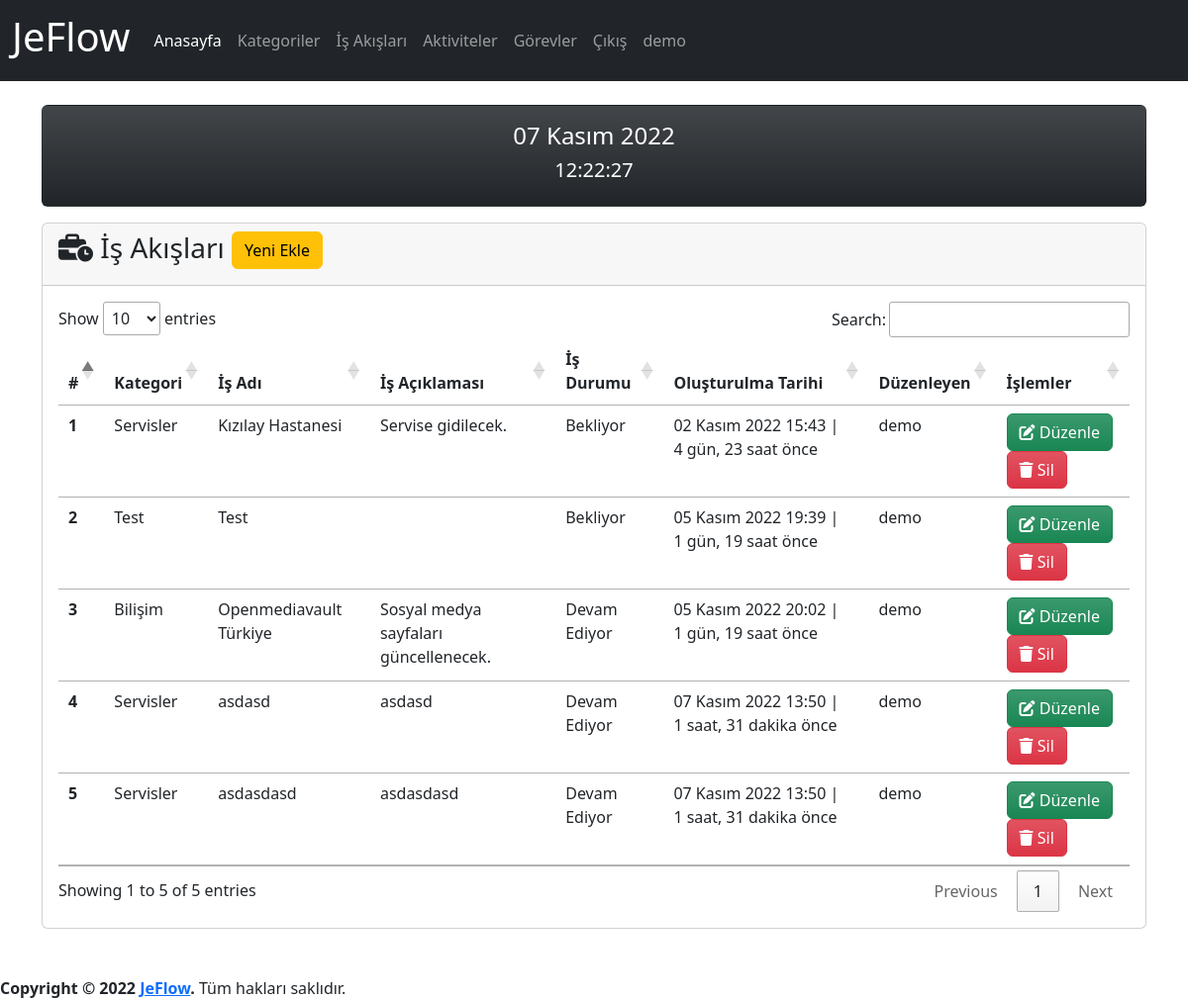
Page /process/ (signed in) on the committed database.
### app/models.py (models this page shows, shortened)
class Process(models.Model):
    category=models.ForeignKey(Category,on_delete=models.CASCADE,verbose_name='Kategori')
    name=models.CharField(max_length=500,verbose_name='İş Akış Adı')
    description=models.TextField(verbose_name='İş Akış Açıklaması', blank=True, null=True)
    state=models.ForeignKey(State, on_delete=models.SET_NULL,verbose_name='Durum', blank=True, null=True)
    created_date=models.DateTimeField(auto_now_add=True, verbose_name='Oluşturulma Tarihi')
    user=models.ForeignKey(User,on_delete=models.CASCADE,verbose_name='Kullanıcı', blank=True, null=True)
    class Meta:
        verbose_name='İş Akışı'
        verbose_name_plural='İş Akışları'

class Category(models.Model):
    name=models.CharField(max_length=500,verbose_name='Kategori Adı')
    description=models.TextField(verbose_name='Kategori Açıklaması', blank=True, null=True)
    created_date=models.DateTimeField(auto_now_add=True, verbose_name='Oluşturulma Tarihi')
    user=models.ForeignKey(User,on_delete=models.CASCADE,verbose_name='Kullanıcı', blank=True, null=True)
    def __str__(self):
        return self.name # + ' - ' + self.created_date.strftime("%d.%m.%Y, %H:%M:%S")
    class Meta:
        verbose_name='Kategori'
        verbose_name_plural="Kategoriler"

class State(models.Model):
    name=models.CharField(max_length=100,verbose_name='Durum')
    def __str__(self):
        return self.name
    class Meta:
        verbose_name='Durum'
        verbose_name_plural='Durumlar'

### app/views.py (the view, shortened to what this page needs)
# urls.py: path('process/', views.process, name='process'),
@login_required(login_url='/user/login/')
def process(request):
    process_form=ProcessForm()
    processes = Process.objects.order_by('created_date')
    context = {
        'process_form':process_form,
        'processes': processes
    }
    return render(request, 'app/process.html', context)

### app/forms.py
class ProcessForm(forms.ModelForm):
    class Meta:
        model=Process
        fields=('category','name','description','state')

### templates/app/process.html (shortened to what this page needs)
{% extends 'layout.html' %}
{% load humanize %}
{% block content %}
{% load crispy_forms_tags %}
<div class="row mt-3">
    <div class="col-md-12">
        <div class="card">
            <div class="card-header">
                <h3 class="card-title">
                    <i class="fa-solid fa-business-time"></i>
                    İş Akışları
                    <button type="button" class="btn btn-warning" data-bs-toggle="modal" data-bs-target="#exampleModal">
                        Yeni Ekle
                    </button>
                </h3>
            </div>
            <div class="card-body">
                {% if processes %}
                <table id="process" class="table table-hover">
                    <thead>
                        <tr>
                            <th scope="col">#</th>
                            <th scope="col">Kategori</th>
                            <th scope="col">İş Adı</th>
                            <th scope="col">İş Açıklaması</th>
                            <th scope="col">İş Durumu</th>
                            <th scope="col">Oluşturulma Tarihi</th>
                            <th scope="col">Düzenleyen</th>
                            <th scope="col">İşlemler</th>
                        </tr>
                    </thead>
                    <tbody>
                        {% for process in processes %}
                        <tr>
                            <th scope="row">{{ process.id }}</th>
                            <td>{{ process.category }}</td>
                            <td>{{ process.name }}</td>
                            <td>{{ process.description }}</td>
                            <td>
                                {% if process.state is not None %}
                                {{ process.state }}
                                {% else %}
                                -
                                {% endif %}
                            </td>
                            <td>{{ process.created_date }} | {{ process.created_date | timesince}} önce</td>
                            <td>{{ process.user }}</td>
                            <td>
                                <a class="btn btn-success bg-gradient" href="{% url 'process_update' process.id %}">
                                    <i class="fa-solid fa-pen-to-square"></i>
                                    Düzenle
                                </a>
                                <a class="btn btn-danger bg-gradient" href="{% url 'process_delete' process.id %}">
                                    <i class="fa-solid fa-trash"></i>
                                    Sil
                                </a>
                            </td>
                        </tr>
                        {% endfor %}
                    </tbody>
                </table>
                {% else %}
                <div class="alert alert-warning">
                    <p>İş Akışı bulunamadı.</p>
                </div>
                {% endif %}
            </div>
        </div>
    </div>
</div>
{% endblock %}

### templates/layout.html (shortened to what this page needs)
{% load static %}
<!doctype html>
<html lang="tr">
<head>
  <link href="https://cdn.jsdelivr.net/npm/bootstrap@5.2.2/dist/css/bootstrap.min.css" rel="stylesheet"
>
  <link rel="stylesheet" type="text/css" href="https://cdn.datatables.net/1.12.1/css/jquery.dataTables.css">
</head>
<body>
  <header>
    <nav class="navbar navbar-expand-lg navbar-dark bg-dark">
      <div class="container-fluid">
        <a class="navbar-brand" href="{% url 'index' %}">
          <h1>JeFlow</h1>
        </a>
        <div class="collapse navbar-collapse" id="navbarNavDropdown">
          <ul class="navbar-nav">
            <li class="nav-item">
              <a class="nav-link active" aria-current="page" href="{% url 'index' %}">Anasayfa</a>
            </li>
            {% if user.is_authenticated %}
            <li class="nav-item">
              <a class="nav-link" href="{% url 'category' %}">Kategoriler</a>
            </li>
            <li class="nav-item">
              <a class="nav-link" href="{% url 'process' %}">İş Akışları</a>
            </li>
            <li class="nav-item">
              <a class="nav-link" href="{% url 'activity' %}">Aktiviteler</a>
            </li>
            <li class="nav-item">
              <a class="nav-link" href="{% url 'task' %}">Görevler</a>
            </li>
            <li class="nav-item">
              <a class="nav-link" href="javascript:{document.getElementById('logout').submit()}">Çıkış</a>
            </li>
            <li class="nav-item">
              <a href="#" class="nav-link">{{ user }}</a>
            </li>
            {% else %}
            <li class="nav-item">
              <a class="nav-link" href="{% url 'register' %}">Kayıt Ol</a>
            </li>
            {% endif %}
          </ul>
        </div>
      </div>
    </nav>
  </header>
  <main>
    <div class="container mt-4">
      <div class="row">
        <div class="col-md-12">
          <div class="card text-center text-bg-dark bg-gradient">
            <div class="card-body">
              <h4 id="date-part" class="card-title"></h4>
              <h5 id="time-part" class="card-title"></h5>
            </div>
          </div>
        </div>
      </div>
      {% block content %}
      {% endblock %}
    </div>
  </main>
  <footer class="mt-5">
    <strong>Copyright &copy; 2022 <a href="http://jeflow.herokuapp.com">JeFlow</a>.</strong>
    Tüm hakları saklıdır.
  </footer>
</body>
</html>

### rows in the picture
Process: id "1", category "Servisler", name "Kızılay Hastanesi", description "Servise gidilecek.", state "Bekliyor", created_date "02 Kasım 2022 15:43", created_date "4 gün, 23 saat", user "demo"
Process: id "2", category "Test", name "Test", state "Bekliyor", created_date "05 Kasım 2022 19:39", created_date "1 gün, 19 saat", user "demo"
Process: id "3", category "Bilişim", name "Openmediavault Türkiye", description "Sosyal medya sayfaları güncellenecek.", state "Devam Ediyor", created_date "05 Kasım 2022 20:02", created_date "1 gün, 19 saat", user "demo"
Process: id "4", category "Servisler", name "asdasd", description "asdasd", state "Devam Ediyor", created_date "07 Kasım 2022 13:50", created_date "1 saat, 31 dakika", user "demo"
Process: id "5", category "Servisler", name "asdasdasd", description "asdasdasd", state "Devam Ediyor", created_date "07 Kasım 2022 13:50", created_date "1 saat, 31 dakika", user "demo"

### other values in the picture
{{ user }} "demo"
